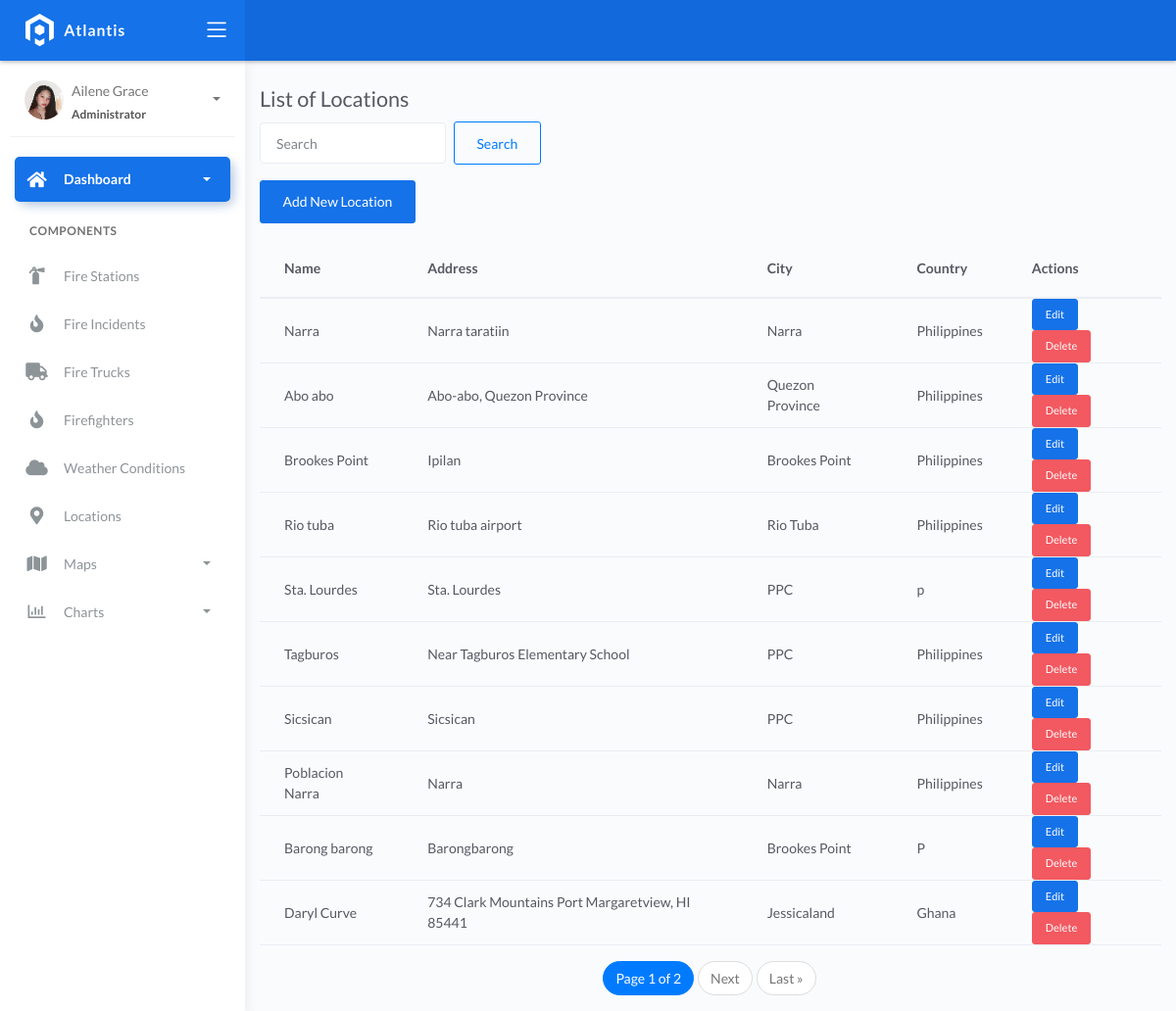
Page /locations/ on the committed database.
### fire/models.py (models this page shows, shortened)
class BaseModel(models.Model):
    created_at = models.DateTimeField(auto_now_add=True, db_index=True)
    updated_at = models.DateTimeField(auto_now=True)
    class Meta:
        abstract = True

class Locations(BaseModel):
    name = models.CharField(max_length=150)
    latitude = models.DecimalField(
        max_digits=22, decimal_places=16, null=True, blank=True)
    longitude = models.DecimalField(
        max_digits=22, decimal_places=16, null=True, blank=True)
    address = models.CharField(max_length=150)
    city = models.CharField(max_length=150)  # can be in separate table
    country = models.CharField(max_length=150)  # can be in separate table

### fire/views.py (the view)
# urls.py: path('locations/', LocationListView.as_view(), name='location_list'),
class LocationListView(ListView):
    model = Locations
    template_name = 'location_list.html'
    context_object_name = 'locations'
    paginate_by = 10
    def get_queryset(self):
        queryset = super().get_queryset()
        query = self.request.GET.get('q')
        if query:
            queryset = queryset.filter(Q(name__icontains=query) | Q(address__icontains=query) | Q(city__icontains=query) | Q(country__icontains=query))
        return queryset.order_by('id')

### templates/location_list.html (shortened to what this page needs)
{% extends 'base.html' %}
{% block content %}
<div class="container">
  <h2 class="mt-4">List of Locations</h2>
  <form method="get" class="form-inline mb-3">
    <input type="text" name="q" class="form-control mr-2" placeholder="Search" value="{{ request.GET.q }}">
    <button type="submit" class="btn btn-outline-primary">Search</button>
  </form>
  <a href="{% url 'location_create' %}" class="btn btn-primary mb-3">Add New Location</a>
  <table class="table">
    <thead>
      <tr>
        <th>Name</th>
        <th>Address</th>
        <th>City</th>
        <th>Country</th>
        <th>Actions</th>
      </tr>
    </thead>
    <tbody>
      {% for location in locations %}
      <tr>
        <td>{{ location.name }}</td>
        <td>{{ location.address }}</td>
        <td>{{ location.city }}</td>
        <td>{{ location.country }}</td>
        <td>
          <a href="{% url 'location_update' location.pk %}" class="btn btn-sm btn-primary">Edit</a>
          <a href="{% url 'location_delete' location.pk %}" class="btn btn-sm btn-danger">Delete</a>
        </td>
      </tr>
      {% endfor %}
    </tbody>
  </table>
  {% if is_paginated %}
        <nav aria-label="Page navigation">
          <ul class="pagination justify-content-center">
            <li class="page-item active"><span class="page-link">Page {{ page_obj.number }} of {{ page_obj.paginator.num_pages }}</span></li>
            {% if page_obj.has_next %}
              <li class="page-item"><a class="page-link" href="?page={{ page_obj.next_page_number }}">Next</a></li>
              <li class="page-item"><a class="page-link" href="?page={{ page_obj.paginator.num_pages }}">Last &raquo;</a></li>
            {% endif %}
          </ul>
        </nav>
      {% endif %}
</div>
{% endblock %}

### rows in the picture
Locations: name "Narra", address "Narra taratiin", city "Narra", country "Philippines"
Locations: name "Abo abo", address "Abo-abo, Quezon Province", city "Quezon Province", country "Philippines"
Locations: name "Brookes Point", address "Ipilan", city "Brookes Point", country "Philippines"
Locations: name "Rio tuba", address "Rio tuba airport", city "Rio Tuba", country "Philippines"
Locations: name "Sta. Lourdes", address "Sta. Lourdes", city "PPC", country "p"
Locations: name "Tagburos", address "Near Tagburos Elementary School", city "PPC", country "Philippines"
Locations: name "Sicsican", address "Sicsican", city "PPC", country "Philippines"
Locations: name "Poblacion Narra", address "Narra", city "Narra", country "Philippines"
Locations: name "Barong barong", address "Barongbarong", city "Brookes Point", country "P"
Locations: name "Daryl Curve", address "734 Clark Mountains Port Margaretview, HI 85441", city "Jessicaland", country "Ghana"

### other values in the picture
{{ page_obj.number }} "1"
{{ page_obj.paginator.num_pages }} "2"
